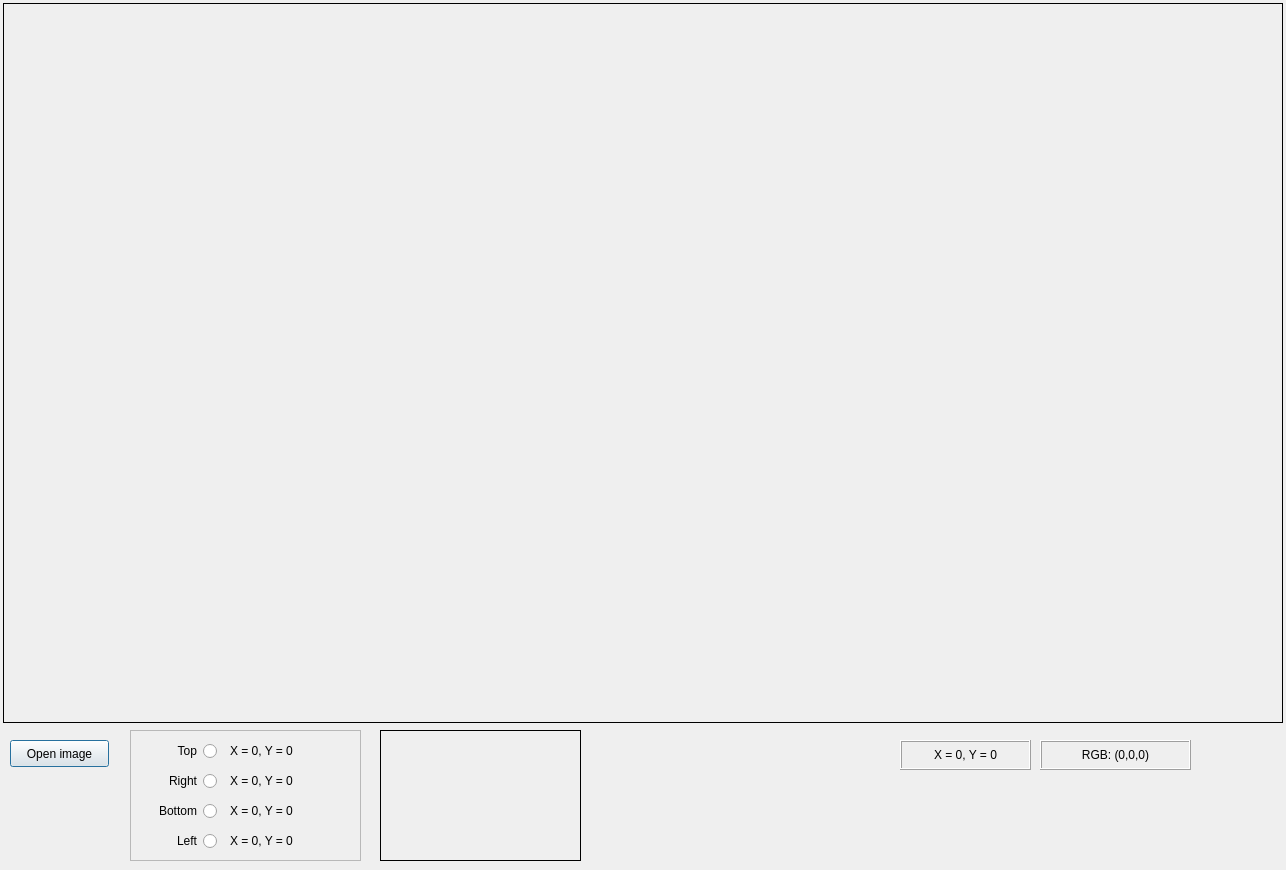
<?xml version="1.0" encoding="UTF-8"?>
<ui version="4.0">
 <class>CropImage</class>
 <widget class="QDialog" name="CropImage">
  <property name="geometry">
   <rect>
    <x>0</x>
    <y>0</y>
    <width>1286</width>
    <height>870</height>
   </rect>
  </property>
  <property name="windowTitle">
   <string>Crop Image</string>
  </property>
  <widget class="MouseTrack_QLabel" name="label_Image">
   <property name="geometry">
    <rect>
     <x>3</x>
     <y>3</y>
     <width>1280</width>
     <height>720</height>
    </rect>
   </property>
   <property name="frameShape">
    <enum>QFrame::Box</enum>
   </property>
   <property name="text">
    <string/>
   </property>
  </widget>
  <widget class="QPushButton" name="pushButton_OpenImage">
   <property name="geometry">
    <rect>
     <x>10</x>
     <y>740</y>
     <width>99</width>
     <height>27</height>
    </rect>
   </property>
   <property name="text">
    <string>Open image</string>
   </property>
  </widget>
  <widget class="QLabel" name="label_MousePosition">
   <property name="geometry">
    <rect>
     <x>900</x>
     <y>740</y>
     <width>131</width>
     <height>30</height>
    </rect>
   </property>
   <property name="frameShape">
    <enum>QFrame::Box</enum>
   </property>
   <property name="frameShadow">
    <enum>QFrame::Raised</enum>
   </property>
   <property name="text">
    <string>X = 0, Y = 0</string>
   </property>
   <property name="alignment">
    <set>Qt::AlignCenter</set>
   </property>
  </widget>
  <widget class="QLabel" name="label_RgbValue">
   <property name="geometry">
    <rect>
     <x>1040</x>
     <y>740</y>
     <width>151</width>
     <height>30</height>
    </rect>
   </property>
   <property name="frameShape">
    <enum>QFrame::Box</enum>
   </property>
   <property name="frameShadow">
    <enum>QFrame::Raised</enum>
   </property>
   <property name="text">
    <string>RGB: (0,0,0)</string>
   </property>
   <property name="alignment">
    <set>Qt::AlignCenter</set>
   </property>
  </widget>
  <widget class="QFrame" name="frame_Crop">
   <property name="geometry">
    <rect>
     <x>130</x>
     <y>730</y>
     <width>231</width>
     <height>131</height>
    </rect>
   </property>
   <property name="frameShape">
    <enum>QFrame::StyledPanel</enum>
   </property>
   <property name="frameShadow">
    <enum>QFrame::Raised</enum>
   </property>
   <widget class="QRadioButton" name="radioButton_Top">
    <property name="geometry">
     <rect>
      <x>-30</x>
      <y>10</y>
      <width>117</width>
      <height>22</height>
     </rect>
    </property>
    <property name="layoutDirection">
     <enum>Qt::RightToLeft</enum>
    </property>
    <property name="text">
     <string>Top</string>
    </property>
   </widget>
   <widget class="QRadioButton" name="radioButton_Left">
    <property name="geometry">
     <rect>
      <x>-30</x>
      <y>100</y>
      <width>117</width>
      <height>22</height>
     </rect>
    </property>
    <property name="layoutDirection">
     <enum>Qt::RightToLeft</enum>
    </property>
    <property name="text">
     <string>Left</string>
    </property>
   </widget>
   <widget class="QRadioButton" name="radioButton_Right">
    <property name="geometry">
     <rect>
      <x>-30</x>
      <y>40</y>
      <width>117</width>
      <height>22</height>
     </rect>
    </property>
    <property name="layoutDirection">
     <enum>Qt::RightToLeft</enum>
    </property>
    <property name="text">
     <string>Right</string>
    </property>
   </widget>
   <widget class="QRadioButton" name="radioButton_Bottom">
    <property name="geometry">
     <rect>
      <x>-30</x>
      <y>70</y>
      <width>117</width>
      <height>22</height>
     </rect>
    </property>
    <property name="layoutDirection">
     <enum>Qt::RightToLeft</enum>
    </property>
    <property name="text">
     <string>Bottom</string>
    </property>
   </widget>
   <widget class="QLabel" name="label_Top">
    <property name="geometry">
     <rect>
      <x>100</x>
      <y>10</y>
      <width>120</width>
      <height>22</height>
     </rect>
    </property>
    <property name="text">
     <string>X = 0, Y = 0</string>
    </property>
   </widget>
   <widget class="QLabel" name="label_Right">
    <property name="geometry">
     <rect>
      <x>100</x>
      <y>40</y>
      <width>120</width>
      <height>22</height>
     </rect>
    </property>
    <property name="text">
     <string>X = 0, Y = 0</string>
    </property>
   </widget>
   <widget class="QLabel" name="label_Bottom">
    <property name="geometry">
     <rect>
      <x>100</x>
      <y>70</y>
      <width>120</width>
      <height>22</height>
     </rect>
    </property>
    <property name="text">
     <string>X = 0, Y = 0</string>
    </property>
   </widget>
   <widget class="QLabel" name="label_Left">
    <property name="geometry">
     <rect>
      <x>100</x>
      <y>100</y>
      <width>120</width>
      <height>22</height>
     </rect>
    </property>
    <property name="text">
     <string>X = 0, Y = 0</string>
    </property>
   </widget>
  </widget>
  <widget class="QLabel" name="label_ImgExample">
   <property name="geometry">
    <rect>
     <x>380</x>
     <y>730</y>
     <width>201</width>
     <height>131</height>
    </rect>
   </property>
   <property name="frameShape">
    <enum>QFrame::Box</enum>
   </property>
   <property name="text">
    <string/>
   </property>
  </widget>
 </widget>
 <customwidgets>
  <customwidget>
   <class>MouseTrack_QLabel</class>
   <extends>QLabel</extends>
   <header location="global">mousetrack_qlabel.h</header>
  </customwidget>
 </customwidgets>
 <resources/>
 <connections/>
</ui>
